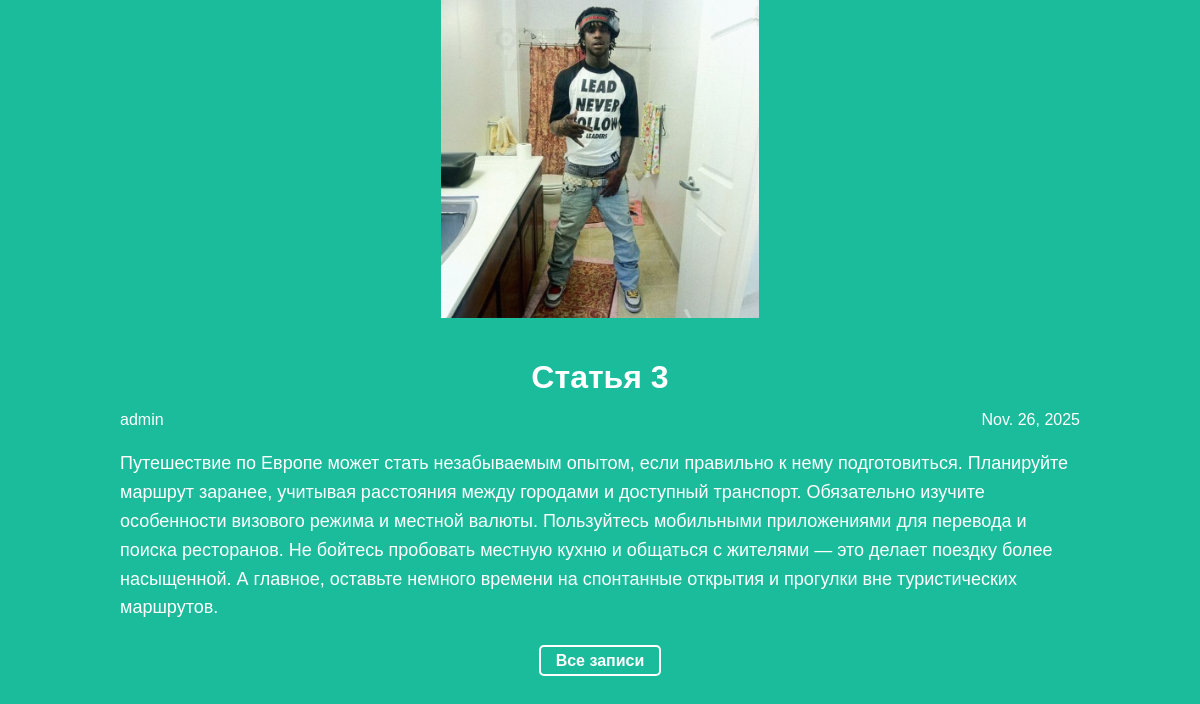
Page /article/3 on the committed database.
### articles/models.py (models this page shows, shortened)
class Article(models.Model):
    title = models.CharField(max_length=200)
    author = models.ForeignKey(User, on_delete=models.CASCADE)
    text = models.TextField()
    created_date = models.DateField(auto_now_add=True)

### articles/views.py (the view)
# urls.py: re_path(r'^article/(?P<article_id>\d+)$', views.get_article, name='get_article'),
def get_article(request, article_id):
    try:
        post = Article.objects.get(id=article_id)
        return render(request, 'article.html', {"post": post})
    except Article.DoesNotExist:
        raise Http404

### articles/templates/article.html (shortened to what this page needs)
{% load static %}
<!DOCTYPE html>
<html lang="ru">
  <head>
    <link rel="stylesheet" href="{% static 'css/article.css' %}" />
  </head>
  <body class="article">
    <div class="header">
      <img src="{% static 'image.jpg' %}" alt="Логотип проекта" />
    </div>
    <div class="article-page">
      <h1>{{ post.title }}</h1>
      <div class="article-info">
        <div class="article-author">{{ post.author.username }}</div>
        <div class="article-created-date">{{ post.created_date }}</div>
      </div>
      <div class="article-text">{{ post.text|linebreaks }}</div>
      <div class="back-to-archive">
        <a href="{% url 'archive' %}">Все записи</a>
      </div>
    </div>
  </body>
</html>

### articles/static/css/article.css (style rules this page uses)
body { background: #1abc9c; font-family: Tahoma, Arial, sans-serif; color: #ffffff; margin: 0; padding: 0; }
.header img { display: block; max-width: 318px; width: 100%; height: auto; margin-left: auto; margin-right: auto; }
.article h1 { font-size: 32px; margin-bottom: 15px; text-align: center; }
.article-info { overflow: hidden; margin-bottom: 20px; }
.article-author { width: 50%; float: left; }
.article-created-date { width: 50%; float: right; text-align: right; }
.article-page { width: 960px; margin-left: auto; margin-right: auto; padding: 20px; }
.article-text { font-size: 18px; line-height: 1.6; }
.back-to-archive { margin-top: 30px; text-align: center; }
.back-to-archive a { color: #ffffff; text-decoration: none; font-weight: bold; border: 2px solid #ffffff; padding: 5px 15px; border-radius: 5px; transition: 0.3s; }

### rows in the picture
Article: title "Статья 3", author.username "admin", created_date "Nov. 26, 2025", text "Путешествие по Европе может стать незабываемым опытом, если правильно к нему подготовиться. Планируйте маршрут заранее, учитывая расстояния между городами и доступный транспорт. Обязательно изучите особенности визового режима и местной валюты. Пользуйтесь мобильными приложениями для перевода и поиска ресторанов. Не бойтесь пробовать местную кухню и общаться с жителями — это делает поездку более насыщенной. А главное, оставьте немного времени на спонтанные открытия и прогулки вне туристических маршрутов."
